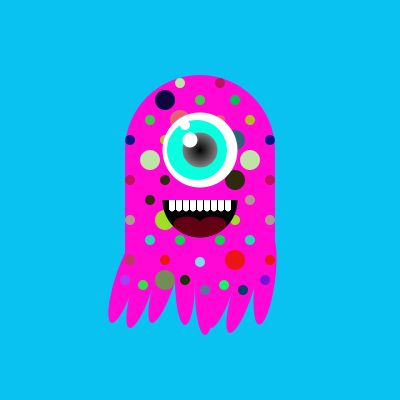
Frame 1 (no input)
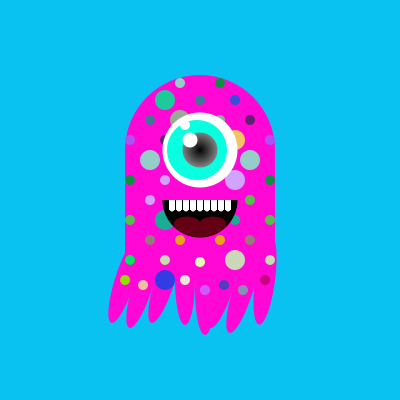
Frame 60 (the mouse pressed at the canvas centre just before this capture)
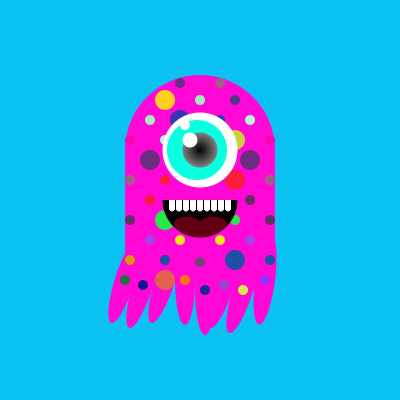
Frame 120 (the mouse held since frame 60 and released just before this capture)

The Processing sketch that drew these frames (run headless with seeded random() and noise(); from frame 60 on, the mouse is pressed at the canvas centre):

// Processing sketch: processing_87627
// ── processing_87627.pde

float x;
float y;
void setup() {
        size(400,400); // La taille de la fenetre.
        frameRate(30); // Le nombre d'images par seconde.
        smooth(); // Lisser les formes dessinees.
        x = width/2;
        y= height/2;
        
}


// Fonction qui est appelee a chaque nouvelle image.
void draw() {
        background(10,194,242); // Remplir l'arriere-plan d'une teinte de gris.
       
       
      
        pushMatrix();
        translate (x,y);
        popMatrix();
        fill(255,8,214);
        noStroke();
        ellipse(x,y+55,150,50);/*perso*/
        ellipse(x,y-50,150,150);/*perso*/
        rectMode(CENTER);
        rect(x,y+5,150,100);/*perso*/
      
        pushMatrix();/*1e tentacule*/
translate(x-75,y+80);
rotate(60);
fill(255,8,214);
ellipse(0,0,20,90);
fill(random(0,255),random(0,255),random(0,255));
ellipse(0,0,10,10);
popMatrix();
pushMatrix();/*2e tentacule*/
translate(x-57,y+85);
rotate(60);
fill(255,8,214);
ellipse(0,0,20,90);
fill(random(0,255),random(0,255),random(0,255));
ellipse(0,0,10,10);
popMatrix();
pushMatrix();/*3e tentacule*/
translate(x-35,y+80);
rotate(60);
fill(255,8,214);
ellipse(0,0,20,90);
fill(random(0,255),random(0,255),random(0,255));
ellipse(0,0,20,20);
popMatrix();
pushMatrix();/*4e tentacule*/
translate(x-15,y+80);
rotate(0);
fill(255,8,214);
ellipse(0,0,20,90);
fill(random(0,255),random(0,255),random(0,255));
ellipse(0,0,10,10);
popMatrix();
pushMatrix();/*5e tentacule*/
translate(x+5,y+90);
rotate(0);
fill(255,8,214);
ellipse(0,0,20,90);
fill(random(0,255),random(0,255),random(0,255));
ellipse(0,0,10,10);
popMatrix();
pushMatrix();/*6e tentacule*/
translate(x+24,y+85);
rotate(60);
fill(255,8,214);
ellipse(0,0,20,90);
fill(random(0,255),random(0,255),random(0,255));
ellipse(0,0,10,10);
popMatrix();
pushMatrix();/*7e tentacule*/
translate(x+43,y+90);
rotate(60);
fill(255,8,214);
ellipse(0,0,20,90);
fill(random(0,255),random(0,255),random(0,255));
ellipse(0,0,10,10);
popMatrix();
pushMatrix();/*8e tentacule*/
translate(x+65,y+80);
rotate(330);
fill(255,8,214);
ellipse(0,0,20,90);
fill(random(0,255),random(0,255),random(0,255));
ellipse(0,0,10,10);
popMatrix();
/*pois*/
  fill(random(0,255),random(0,255),random(0,255));
        ellipse(x-35,y-100,20,20);
         fill(random(0,255),random(0,255),random(0,255));
        ellipse(x+35,y-100,10,10);
         fill(random(0,255),random(0,255),random(0,255));
        ellipse(x,y-100,10,10);
        ellipse(x-50,y-80,10,10);
         fill(random(0,255),random(0,255),random(0,255));
        ellipse(x-20,y-80,20,20);
        ellipse(x+20,y-80,10,10);
         fill(random(0,255),random(0,255),random(0,255));
        ellipse(x+50,y-80,10,10);
        ellipse(x-35,y-60,10,10);
         fill(random(0,255),random(0,255),random(0,255));
        ellipse(x+35,y-60,20,20);
        ellipse(x,y-60,20,20);
         fill(random(0,255),random(0,255),random(0,255));
        ellipse(x-70,y-60,10,10);
        ellipse(x+70,y-60,10,10);
         fill(random(0,255),random(0,255),random(0,255));
        ellipse(x-50,y-40,20,20);
        ellipse(x-20,y-117,10,10);
        ellipse(x+50,y-40,20,20);
         fill(random(0,255),random(0,255),random(0,255));
        ellipse(x+20,y-117,10,10);
        ellipse(x-70,y-20,10,10);
        ellipse(x+70,y-20,10,10);
         fill(random(0,255),random(0,255),random(0,255));
        ellipse(x-35,y-20,10,10);
        ellipse(x+35,y-20,20,20);
        ellipse(x-50,y,10,10);
         fill(random(0,255),random(0,255),random(0,255));
        ellipse(x+50,y,10,10);
        ellipse(x-70,y+20,10,10);
        ellipse(x+70,y+20,10,10);
         fill(random(0,255),random(0,255),random(0,255));
        ellipse(x-35,y+20,20,20);
        ellipse(x+35,y+20,10,10);
         fill(random(0,255),random(0,255),random(0,255));
        ellipse(x-70,y+60,10,10);
        ellipse(x+70,y+60,10,10);
        ellipse(x-35,y+60,10,10);
         fill(random(0,255),random(0,255),random(0,255));
        ellipse(x+35,y+60,10,10);
        ellipse(x-70,y+60,10,10);
         fill(random(0,255),random(0,255),random(0,255));
        ellipse(x+70,y+60,10,10);
        ellipse(x-35,y+60,10,10);
        ellipse(x+35,y+60,20,20);
         fill(random(0,255),random(0,255),random(0,255));
        ellipse(x+50,y+40,10,10);
        ellipse(x-50,y+40,10,10);
         fill(random(0,255),random(0,255),random(0,255));
        ellipse(x-20,y+40,10,10);
        ellipse(x+20,y+40,10,10);
         fill(random(0,255),random(0,255),random(0,255));
        ellipse(x,y+62,10,10);
         fill(255);
        ellipse(x,y-50,75,75);/*oeuil blanc*/
        fill(8,255,224);
        ellipse(x-3,y-50,60,60);/*oeuil bleu*/
        for ( int i = 35; i >0; i =i -1){
        fill(127*i/35);
        ellipse(x,y-50,i,i);/*oeuil noir*/
        }
        
        fill(255);/*étincelle de yeux*/
        ellipse(x-10,y-60,15,15);
        ellipse(x-15,y-75,10,10);
        fill(0);
        arc(x,y,75,75,radians(0),radians(180));/*bouche*/
        fill(255);/*dents*/
         for(int i=-28; i<35; i= i+7) {
     rect(x+i,y+5,6,10);
     ellipse(x+i,y+9,5,5);
    }
        
        fill(100,0,20);/*langue*/
        arc(x,y+23,50,28,radians(0),radians(180));
        ellipse(x-13,y+24,27,15);
        ellipse(x+13,y+24,27,15);
}
     
